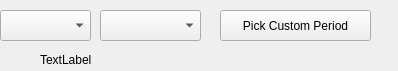
<?xml version="1.0" encoding="UTF-8"?>
<ui version="4.0">
 <class>DateRangePicker</class>
 <widget class="QWidget" name="DateRangePicker">
  <property name="geometry">
   <rect>
    <x>0</x>
    <y>0</y>
    <width>398</width>
    <height>71</height>
   </rect>
  </property>
  <property name="windowTitle">
   <string>Form</string>
  </property>
  <widget class="QPushButton" name="btnPickPeriod">
   <property name="geometry">
    <rect>
     <x>220</x>
     <y>10</y>
     <width>151</width>
     <height>31</height>
    </rect>
   </property>
   <property name="text">
    <string>Pick Custom Period</string>
   </property>
  </widget>
  <widget class="QComboBox" name="cbxMonth">
   <property name="geometry">
    <rect>
     <x>100</x>
     <y>10</y>
     <width>101</width>
     <height>31</height>
    </rect>
   </property>
  </widget>
  <widget class="QComboBox" name="cbxYear">
   <property name="geometry">
    <rect>
     <x>0</x>
     <y>10</y>
     <width>91</width>
     <height>31</height>
    </rect>
   </property>
  </widget>
  <widget class="QLabel" name="labelSelectionHint">
   <property name="geometry">
    <rect>
     <x>40</x>
     <y>50</y>
     <width>251</width>
     <height>20</height>
    </rect>
   </property>
   <property name="text">
    <string>TextLabel</string>
   </property>
  </widget>
 </widget>
 <resources/>
 <connections/>
</ui>
